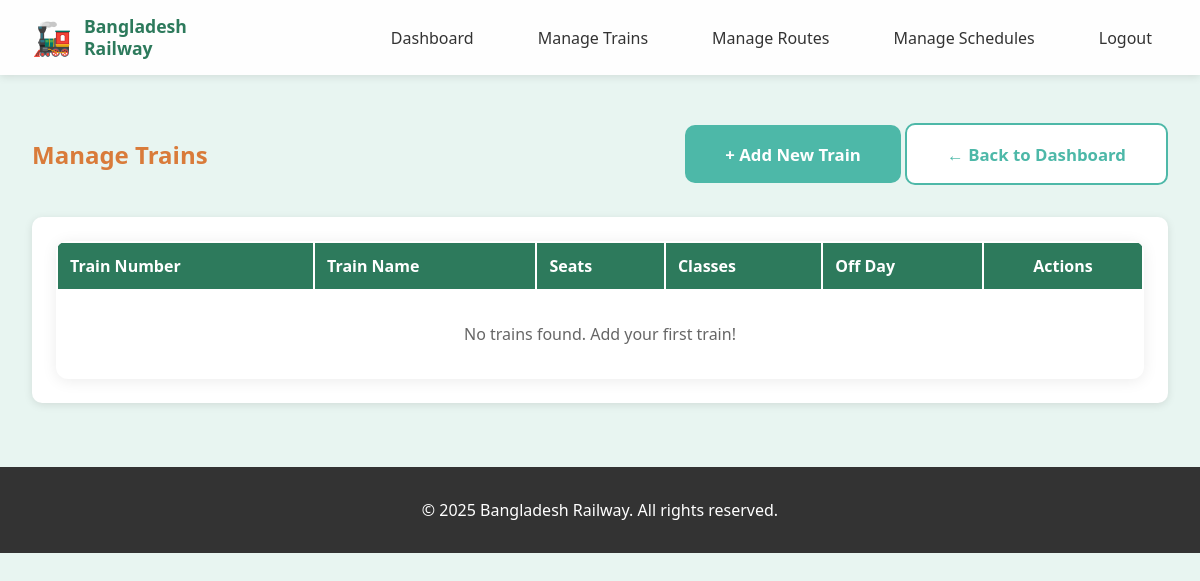
Before: /manage/trains/ (signed in) with the older database file.
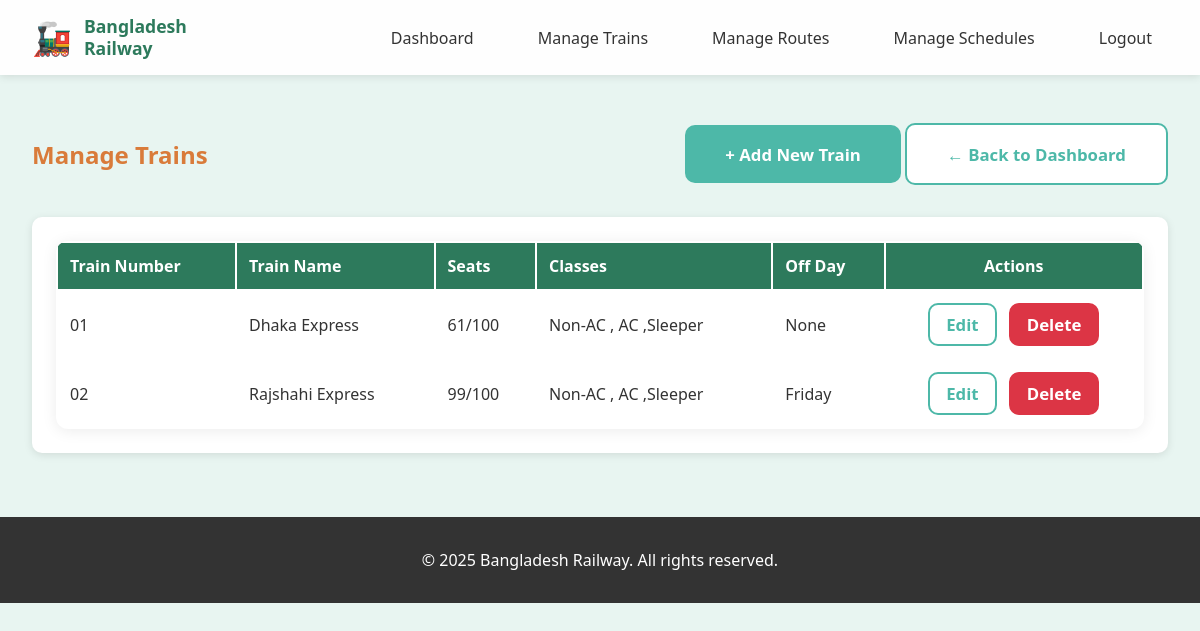
After: the same page with the newer database file.
### trains/models.py (models this page shows, shortened)
class Train(models.Model):
    CLASS_CHOICES = (
        ('AC', 'Air Conditioned'),
        ('Non-AC', 'Non Air Conditioned'),
        ('Sleeper', 'Sleeper'),
    )
    train_number = models.CharField(max_length=10, unique=True)
    train_name = models.CharField(max_length=100)
    total_seats = models.IntegerField(default=100, help_text="Total seats available")
    available_seats = models.IntegerField(default=100, help_text="Currently available seats")
    total_coaches = models.IntegerField(default=10)
    classes_available = models.CharField(max_length=100, help_text="e.g., AC,Non-AC,Sleeper")
    off_day = models.CharField(max_length=50, blank=True, null=True,
                                help_text="Days when train doesn't run (e.g., Sunday)")
    class Meta:
        ordering = ['train_name']
        verbose_name = 'Train'
        verbose_name_plural = 'Trains'

### trains/views.py (the view)
    @login_required
    def wrapper(request, *args, **kwargs):
        if not request.user.is_admin_user():
            messages.error(request, 'Access denied! Admin only.')
            return redirect('trains:home')
        return view_func(request, *args, **kwargs)

### accounts/models.py (called while the page is built)
    def is_admin_user(self):
        return self.role == 'admin'

### trains/views.py (called while the page is built)
def admin_required(view_func):
    @login_required
    def wrapper(request, *args, **kwargs):
        if not request.user.is_admin_user():
            messages.error(request, 'Access denied! Admin only.')
            return redirect('trains:home')
        return view_func(request, *args, **kwargs)
    return wrapper

@admin_required
def admin_train_list(request):
    trains = Train.objects.all()
    return render(request, 'trains/admin/train_list.html', {'trains': trains})

### templates/trains/admin/train_list.html (shortened to what this page needs)
{% extends 'base.html' %}
{% block content %}
<div class="container">
    <div style="display: flex; justify-content: space-between; align-items: center; margin: 2rem 0;">
        <h2 style="color: #D97B3A;">Manage Trains</h2>
        <div>
            <a href="{% url 'trains:admin_train_add' %}" class="btn btn-success">+ Add New Train</a>
            <a href="{% url 'accounts:admin_dashboard' %}" class="btn btn-outline">← Back to Dashboard</a>
        </div>
    </div>
    <div style="background: white; padding: 1.5rem; border-radius: 10px; box-shadow: 0 2px 8px rgba(0,0,0,0.1);">
        <table style="width: 100%;">
            <thead>
                <tr style="border-bottom: 2px solid #E0E0E0;">
                    <th style="padding: 0.75rem; text-align: left;">Train Number</th>
                    <th style="padding: 0.75rem; text-align: left;">Train Name</th>
                    <th style="padding: 0.75rem; text-align: left;">Seats</th>
                    <th style="padding: 0.75rem; text-align: left;">Classes</th>
                    <th style="padding: 0.75rem; text-align: left;">Off Day</th>
                    <th style="padding: 0.75rem; text-align: center;">Actions</th>
                </tr>
            </thead>
            <tbody>
                {% for train in trains %}
                <tr style="border-bottom: 1px solid #E0E0E0;">
                    <td style="padding: 0.75rem;">{{ train.train_number }}</td>
                    <td style="padding: 0.75rem;">{{ train.train_name }}</td>
                    <td style="padding: 0.75rem;">{{ train.available_seats }}/{{ train.total_seats }}</td>
                    <td style="padding: 0.75rem;">{{ train.classes_available }}</td>
                    <td style="padding: 0.75rem;">{{ train.off_day|default:"None" }}</td>
                    <td style="padding: 0.75rem; text-align: center;">
                        <a href="{% url 'trains:admin_train_edit' train.id %}" class="btn btn-outline"
                            style="padding: 0.5rem 1rem; margin-right: 0.5rem;">Edit</a>
                        <a href="{% url 'trains:admin_train_delete' train.id %}" class="btn btn-outline"
                            style="padding: 0.5rem 1rem; background: #dc3545; color: white; border-color: #dc3545;"
                            onclick="return confirm('Delete this train?')">Delete</a>
                    </td>
                </tr>
                {% empty %}
                <tr>
                    <td colspan="6" style="padding: 2rem; text-align: center; color: #666;">No trains found. Add your
                        first train!</td>
                </tr>
                {% endfor %}
            </tbody>
        </table>
    </div>
</div>
{% endblock %}

### templates/base.html (shortened to what this page needs)
{% load static %}
<!DOCTYPE html>
<html lang="en">
<head>
    <link rel="stylesheet" href="{% static 'css/style.css' %}">
</head>
<body>
    <nav class="navbar">
        <div class="navbar-container">
            <a href="{% url 'trains:home' %}" class="navbar-brand">
                <div class="navbar-logo">🚂</div>
                <div>
                    <div class="navbar-title">Bangladesh</div>
                    <div class="navbar-title">Railway</div>
                </div>
            </a>
            <ul class="navbar-menu">
                {% if user.is_authenticated %}
                {% if user.is_admin_user %}
                <li><a href="{% url 'accounts:admin_dashboard' %}">Dashboard</a></li>
                <li><a href="{% url 'trains:admin_train_list' %}">Manage Trains</a></li>
                <li><a href="{% url 'trains:admin_route_list' %}">Manage Routes</a></li>
                <li><a href="{% url 'trains:admin_schedule_list' %}">Manage Schedules</a></li>
                <li><a href="{% url 'accounts:logout' %}">Logout</a></li>
                {% else %}
                <li><a href="{% url 'trains:home' %}">Home</a></li>
                <li><a href="{% url 'bookings:my_bookings' %}">My Bookings</a></li>
                <li><a href="{% url 'accounts:profile' %}">{{ user.username }}</a></li>
                <li><a href="{% url 'accounts:logout' %}">Logout</a></li>
                {% endif %}
                {% else %}
                <li><a href="{% url 'trains:home' %}">Home</a></li>
                <li><a href="{% url 'accounts:login' %}">Login</a></li>
                <li><a href="{% url 'accounts:register' %}">Register</a></li>
                {% endif %}
            </ul>
        </div>
    </nav>
    {% block content %}
    {% endblock %}
    <footer style="background: #333; color: white; text-align: center; padding: 2rem; margin-top: 3rem;">
        <p>&copy; 2025 Bangladesh Railway. All rights reserved.</p>
    </footer>
</body>
</html>

### static/css/style.css (style rules this page uses)
* { margin: 0; padding: 0; box-sizing: border-box; }
body { font-family: 'Segoe UI', Tahoma, Geneva, Verdana, sans-serif; background: #e8f5f1; min-height: 100vh; color: #333; }
.container { max-width: 1200px; margin: 0 auto; padding: 1rem 2rem; }
.navbar { background: rgba(255, 255, 255, 0.95); box-shadow: 0 2px 8px rgba(0, 0, 0, 0.1); position: sticky; top: 0; z-index: 1000; }
.navbar-container { max-width: 1200px; margin: 0 auto; display: flex; justify-content: space-between; align-items: center; padding: 1rem 2rem; }
.navbar-brand { display: flex; align-items: center; gap: 0.75rem; text-decoration: none; color: #2D7A5C; }
.navbar-logo { font-size: 2rem; }
.navbar-title { font-weight: bold; font-size: 1.1rem; line-height: 1.2; }
.navbar-menu { display: flex; list-style: none; gap: 2rem; align-items: center; }
.navbar-menu li a { text-decoration: none; color: #333; font-weight: 500; padding: 0.5rem 1rem; border-radius: 8px; transition: all 0.3s ease; }
.btn { padding: 1.1rem 2.5rem; border: none; border-radius: 10px; font-size: 1.05rem; font-weight: 600; cursor: pointer; transition: all 0.3s ease; text-decoration: none; display: inline-block; }
.btn-primary, .btn-success, .btn-secondary { background: #4db8a8; color: white; }
.btn-outline { background: white; color: #4db8a8; border: 2px solid #4db8a8; }
table { width: 100%; background: white; border-radius: 12px; overflow: hidden; box-shadow: 0 2px 15px rgba(0, 0, 0, 0.08); }
table thead tr { background: #2D7A5C; color: white; }
table th { padding: 1rem; text-align: left; font-weight: 600; }
table tbody tr { border-bottom: 1px solid #f0f0f0; transition: background 0.2s; }
table td { padding: 1rem; }

Changed rows visible on the page:
added Train: train_number "01", train_name "Dhaka Express", available_seats "61", total_seats "100", classes_available "Non-AC , AC ,Sleeper", off_day "None"
added Train: train_number "02", train_name "Rajshahi Express", available_seats "99", total_seats "100", classes_available "Non-AC , AC ,Sleeper", off_day "Friday"
Other visible differences:
text no longer shown: "No trains found. Add your first train!"
